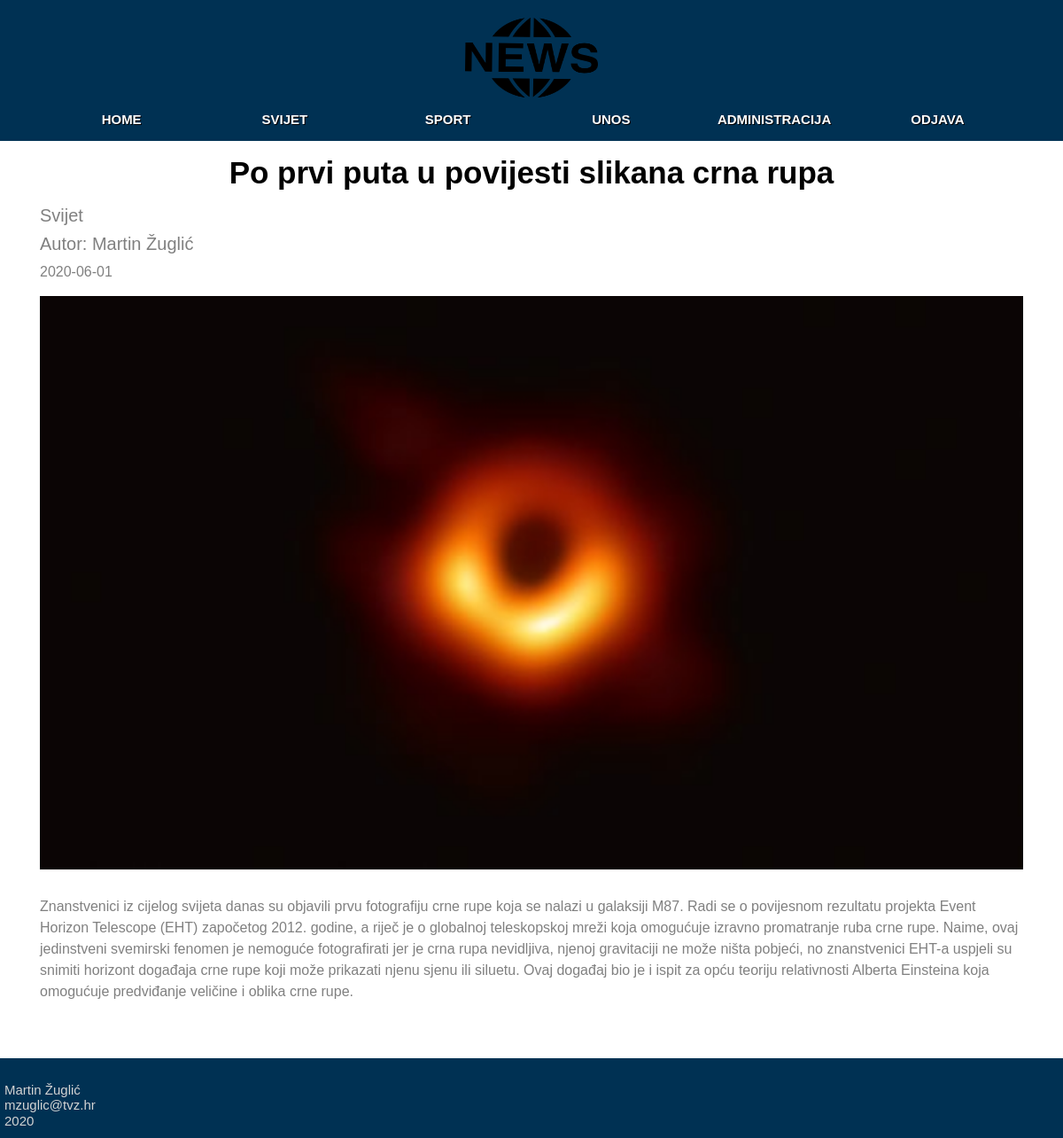
Screenshot of /clanak2.php?id=12 with the database file from the repository.
### tables this page shows
CREATE TABLE `clanak` (
  `id` int(11) NOT NULL,
  `naslov` varchar(64) NOT NULL,
  `autor` varchar(64) NOT NULL,
  `datum` varchar(32) NOT NULL,
  `slika` varchar(32) NOT NULL,
  `opis` text NOT NULL,
  `arhiva` tinyint(1) NOT NULL,
  `kategorija` varchar(32) NOT NULL
);

### clanak2.php (the view, shortened to what this page needs)
<!DOCTYPE html>
<html lang="en" xmlns="http://www.w3.org/1999/xhtml">
<head>
    <link rel="stylesheet" href="https://use.fontawesome.com/releases/v5.7.0/css/all.css"
>
    <link rel="stylesheet" href="https://stackpath.bootstrapcdn.com/bootstrap/4.2.1/css/bootstrap.min.css"
>
    <link rel="stylesheet" href="style.css" />
</head>
<body>
    <header>
        <div class="container">
            <div class="row">
                <div class="col-lg-12">
                    <a href="index2.php"><img src="slike/news.png" /></a>
                </div>
            </div>
            <div class="row">
                <div class="col-lg-12">
                    <nav>
                        <ul>
                            <h4>
                                <a href="index2.php">
                                    <li>HOME</li>
                                </a>
                            </h4>
                            <h4>
                                <a href="svijet2.php">
                                    <li>SVIJET</li>
                                </a>
                            </h4>
                            <h4>
                                <a href="sport2.php">
                                    <li>SPORT</li>
                                </a>
                            </h4>
                            <h4>
                                <a href="unos2.html">
                                    <li>UNOS</li>
                                </a>
                            </h4>
                             <h4>
                                <a href="administracija.html">
                                    <li>ADMINISTRACIJA</li>
                                </a>
                            </h4>
                            <h4>
                                <a href="logout.php">
                                    <li>ODJAVA</li>
                                </a>
                            </h4>
                        </ul>
                    </nav>
                </div>
            </div>
        </div>
    </header>
    <?php
        $servername = "localhost";
        $username = "root";
        $password = "";
        $basename = "pwaprojekt";
        $id=$_GET['id'];
        $dbc = mysqli_connect($servername, $username, $password, $basename);
        $query = "SELECT * FROM clanak  WHERE id='$id'";
        $result = mysqli_query($dbc, $query);
        $qslika = "SELECT slika FROM clanak  WHERE id='$id'";
        $slikares = mysqli_query($dbc, $qslika);
        $slika = mysqli_fetch_array($slikares);
        $s = $slika['slika'];
        while($row = mysqli_fetch_array($result)) {
        echo "<div class='container'>";
            echo "<div class='row'>";
                echo"<div class='col-12 mx-auto'>";
                    echo"<section role='main'>";
                        echo"<div>";
                            echo"<h3>";
                                echo $row['naslov'];
                            echo"</h3>";
                        echo"</div>";
                        echo"<div>";
                            echo"<h5>";
                                echo $row['kategorija'];
                            echo"</h5>";
                        echo"</div>";
                        echo"<div>";
                            echo"<h5>";
                                echo "Autor: ";
                                echo $row['autor'];
                            echo"</h5>";
                        echo"</div>";
                        echo"<section class='datum'>";
                            echo $row['datum'];
                        echo"</section>";
                        echo"<section class='slika'>";
                            echo '<img src="slike/'.$s.'">';
                        echo"</section>";
                        echo"<section class='opis'>";
                            echo $row['opis'];
                        echo"</section>";
                    echo"</section>";
                echo"</div>";
            echo"</div>";
        echo"</div>";
        }
    ?>
    <footer >
        <div>
            <p>Martin Žuglić</p>
            <p>mzuglic@tvz.hr</p>
            <p>2020</p>
        </div>
    </footer>
</body>
</html>

### style.css (style rules this page uses)
* { margin: 0; padding: 0; font-family: Arial; }
header { text-align: center; background-color:#003153; }
header img { margin-bottom: -20px; height: 130px; width: 150px; }
header .container .row ul { list-style-type:none; width:100%; }
header .container .row li { width: 16.6%; float: left; text-align: center; font-size: 15px; color: white; text-shadow: 1px 1px black; font-weight: bold; padding-bottom: 15px; }
footer { height: 90px; text-align: left; background-color:#003153; }
footer div { padding-top: 25px; padding-left: 5px; }
footer div p { margin-bottom: -5px; color: lightgray; font-size: 15px;; }
.container .row section .slika img { height: 90%; width: 100%; margin-left: auto; margin-right: auto; margin-bottom: 15px; }
.container .row div h3 { text-align: center; margin-top: 15px; margin-bottom: 15px; font-size: 35px; font-weight: bold; color: black; }
.container .row section { margin-bottom: 15px; color: grey; }

### rows the page displays
clanak: naslov "Po prvi puta u povijesti slikana crna rupa", kategorija "Svijet", autor "Martin Žuglić", datum "2020-06-01", slika (picture), opis "Znanstvenici iz cijelog svijeta danas su objavili prvu fotografiju crne rupe koja se nalazi u galaksiji M87. Radi se o povijesnom rezultatu projekta Event Horizon Telescope (EHT) započetog 2012. godine, a riječ je o globalnoj teleskopskoj mreži koja omogućuje izravno promatranje ruba crne rupe. Naime, ovaj jedinstveni svemirski fenomen je nemoguće fotografirati jer je crna rupa nevidljiva, njenoj gravitaciji ne može ništa pobjeći, no znanstvenici EHT-a uspjeli su snimiti horizont događaja crne rupe koji može prikazati njenu sjenu ili siluetu. Ovaj događaj bio je i ispit za opću teoriju relativnosti Alberta Einsteina koja omogućuje predviđanje veličine i oblika crne rupe."
